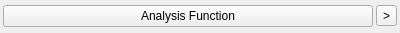
<?xml version="1.0" encoding="UTF-8"?>
<ui version="4.0">
 <class>gkSwftControlWidget</class>
 <widget class="QWidget" name="gkSwftControlWidget">
  <property name="geometry">
   <rect>
    <x>0</x>
    <y>0</y>
    <width>400</width>
    <height>33</height>
   </rect>
  </property>
  <property name="windowTitle">
   <string>Form</string>
  </property>
  <layout class="QGridLayout" name="gridLayout">
   <property name="leftMargin">
    <number>3</number>
   </property>
   <property name="topMargin">
    <number>3</number>
   </property>
   <property name="rightMargin">
    <number>3</number>
   </property>
   <property name="bottomMargin">
    <number>3</number>
   </property>
   <property name="spacing">
    <number>3</number>
   </property>
   <item row="0" column="0">
    <widget class="QPushButton" name="functionButton">
     <property name="text">
      <string>Analysis Function</string>
     </property>
    </widget>
   </item>
   <item row="0" column="1">
    <widget class="QToolButton" name="functionOptions">
     <property name="enabled">
      <bool>true</bool>
     </property>
     <property name="text">
      <string>&gt;</string>
     </property>
    </widget>
   </item>
  </layout>
 </widget>
 <resources/>
 <connections/>
</ui>
